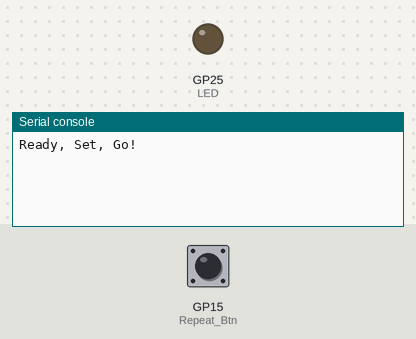
Bench run of a program on a simulated Raspberry Pi Pico running MicroPython. Shown: output pins drawn as LEDs (lit = HIGH), the last lines printed to the serial console. The test bench sets the inputs (shaded band); at power-on: GP15 (Repeat_Btn) LOW.

Above: at 1.2 s.
1.3 s: GP15 (Repeat_Btn) pulled HIGH for 0.15 s
At 2.8 s:
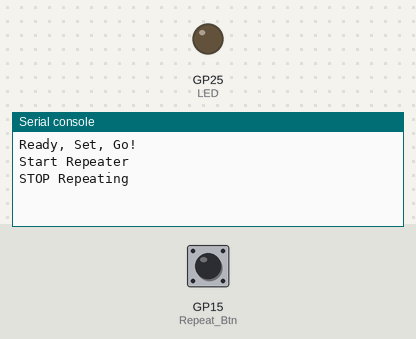
3.1 s: GP15 (Repeat_Btn) pulled HIGH for 1 s
At 3.31 s:
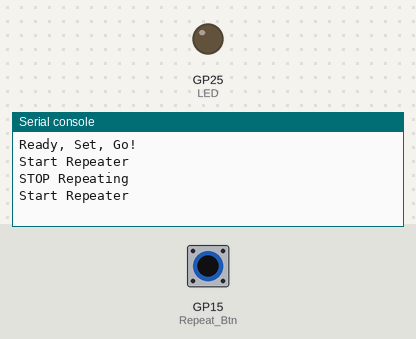

Measured:
- after the input at 1.3 s, the serial console: prints a new line at once (image 1)

The program:

Momentary_SW_-_Exmp04.py
```python
# Momentary Switch - Polling with comparision to previous state of switch to prevent bounce and repeats
# Good example to perform REPEATING action while PRESSING the button

#Connect wire #1 to Pin 36/3.3V
#Connect wire #2 to Pin 20/GP15

#load libraries
import machine
import utime

LED = machine.Pin(25,machine.Pin.OUT) #use on board LED to show switch state

#Create an 'object' for our actual Momentary Button
Repeat_Btn = machine.Pin(15,machine.Pin.IN,machine.Pin.PULL_DOWN)
#Create a variable to hold Last State
Repeat_Btn_Prev_State = Repeat_Btn.value()

def Repeat_Btn_Handler():
    global Repeat_Btn_Prev_State
    if (Repeat_Btn.value() == True) and (Repeat_Btn_Prev_State == False): #Pressed, If input is HIGH and different from before
        Repeat_Btn_Prev_State = True
        print("Start Repeater")
        utime.sleep_ms(300)
        while Repeat_Btn.value() == True:  #While button is pressed
            print("Repeating")
            utime.sleep_ms(50)
        Repeat_Btn_Prev_State = False
        print("STOP Repeating")

print("Ready, Set, Go!")
while True:  #run an endless loop - Typical main loop
    Repeat_Btn_Handler()
    utime.sleep(.01) #slow down the loop to mimic other processing activities
```
